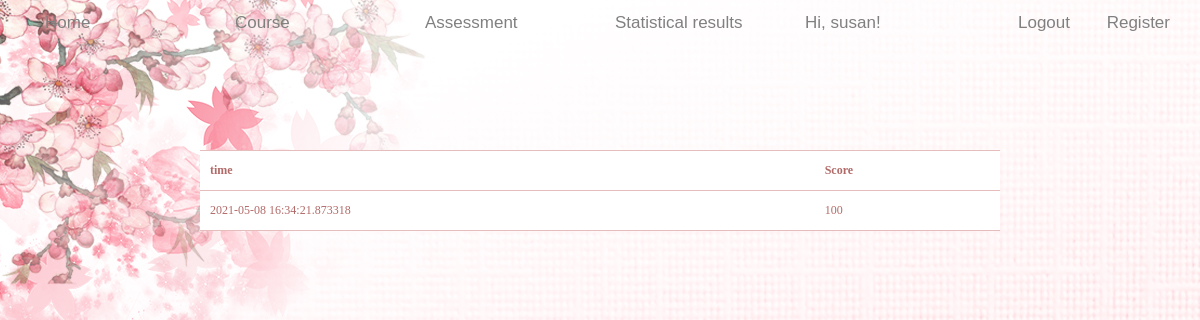
The page /table (signed in) on the database as committed earlier.
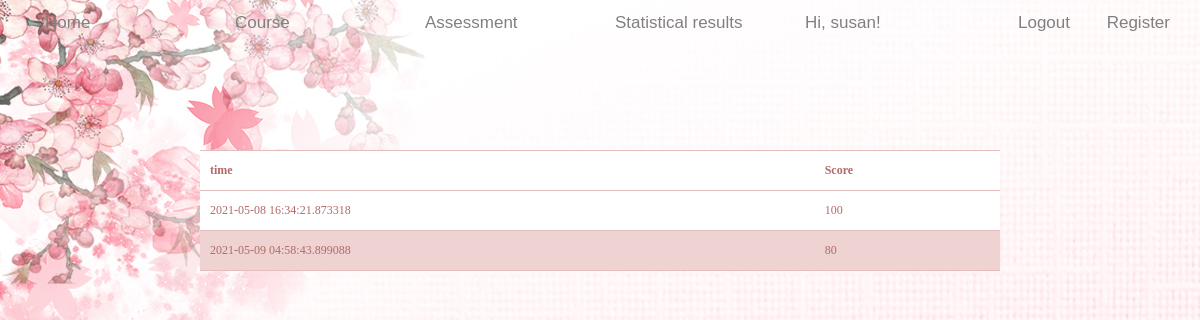
The same page on the database as committed later.
### app/models.py (models this page shows, shortened)
class User(UserMixin, db.Model):
    id = db.Column(db.Integer, primary_key=True)
    username = db.Column(db.String(64), index=True, unique=True)
    email = db.Column(db.String(120), index=True, unique=True)
    password_hash = db.Column(db.String(128))
    results = db.relationship('Result', backref='author', lazy='dynamic')
    def get_id(self):
        return self.id

class Result(db.Model):
    id = db.Column(db.Integer, primary_key=True)
    user_id = db.Column(db.Integer, db.ForeignKey('user.id'))
    timestamp = db.Column(db.DateTime, index=True, default=datetime.utcnow)
    mark = db.Column(db.Integer)

### app/routes.py (the view)
@app.route('/table')
@login_required
def table():
    results = Result.query.filter_by(user_id=current_user.get_id()).all()
    return render_template("table.html", results=results)

### app/models.py (called while the page is built)
@login.user_loader
def load_user(id):
    return User.query.get(int(id))

### app/templates/table.html (shortened to what this page needs)
<!DOCTYPE html>
<html lang="en">
<head>
    <link rel="stylesheet" href="{{ url_for('static', filename='css/base.css')}}">
    <link rel="stylesheet" href="{{ url_for('static', filename='bootstrap-3.4.1-dist/css/bootstrap.min.css')}}">
</head>
<body>
    <header class="wz">
        <div style="height: 10px;"></div>
        <div class="container mycheng" style="width: 100%;">
            <div class="container" style= "width: 100%; height: 40px;">
                <div class="col-lg-2 col-md-4 col-sm-6"><a href="{{ url_for('home') }}" target="_self" class="navigation">Home</a></div>
                <div class="col-lg-2 col-md-4 col-sm-6"><a href="{{ url_for('learn') }}" target="_self" class="navigation">Course</a></div>
                <div class="col-lg-2 col-md-4 col-sm-6"><a href="{{ url_for('assessment_home') }}" target="_self" class="navigation">Assessment</a></div>
                <div class="col-lg-2 col-md-4 col-sm-6"><a href="{{ url_for('table') }}" target="_self" class="navigation">Statistical results</a></div>
                <div class="col-lg-4 col-md-4 col-sm-6">
                    {% if current_user.is_anonymous %}
                    <a href="{{ url_for('login') }}" class="login navigation" target="_self">Login</a>
                    {% else %}
                    <a class="navigation"> Hi, {{ current_user.username }}! </a>
                    <a href="{{ url_for('logout') }}" class="login navigation" target="_self">Logout</a>
                    {% endif %}
                    <a href="{{ url_for('register') }}" class="register navigation" target="_self">Register</a>
                </div>
            </div>
        </div>
    </header>
    <table id='table-1'>
        <thead>
            <tr>
                <th>time</th>
                <th>Score</th>
            </tr>
        </thead>
        <tbody>
            {% for result in results %}
            <tr>
                <td>{{ result.timestamp }}</td>
                <td>{{ result.mark }}</td>
            </tr>
            {% endfor %}
        </tbody>
    </table>
</body>
</html>

### app/static/css/base.css (style rules this page uses)
* { margin: 0; padding: 0; box-sizing: border-box; }
a { color: #666; text-decoration: none }
body { -webkit-font-smoothing: antialiased; background-color: #fff; background-image: url(../images/3.jpg); font: 12px/1.5 Microsoft YaHei, Heiti SC, tahoma, arial, Hiragino Sans GB, "\5B8B\4F53", sans-serif; color: #666 }
.login { position: absolute; right: 100px; }
.register { position: absolute; right: 0px; }
.navigation { font-size: 17px; color: gray; }
#table-1 thead, #table-1 tr { border-top-width: 1px; border-top-style: solid; height: 40px; border-top-color: rgb(230, 189, 189); }
#table-1 { border-bottom-width: 1px; border-bottom-style: solid; border-bottom-color: rgb(230, 189, 189); width: 800px ; margin:100px auto; }
#table-1 td, #table-1 th { padding: 5px 10px; font-size: 12px; font-family: Verdana; color: rgb(177, 106, 104); }
#table-1 tr:nth-child(even) { background: rgb(238, 211, 210) }
#table-1 tr:nth-child(odd) { background: #FFF }
.wz { font: 17px/1.5 Microsoft YaHei, Heiti SC, tahoma, arial, Hiragino Sans GB, "\5B8B\4F53", sans-serif; }

Rows that differ between the two databases and show on the page:
added Result: timestamp "2021-05-09 04:58:43.899088", mark "80"
